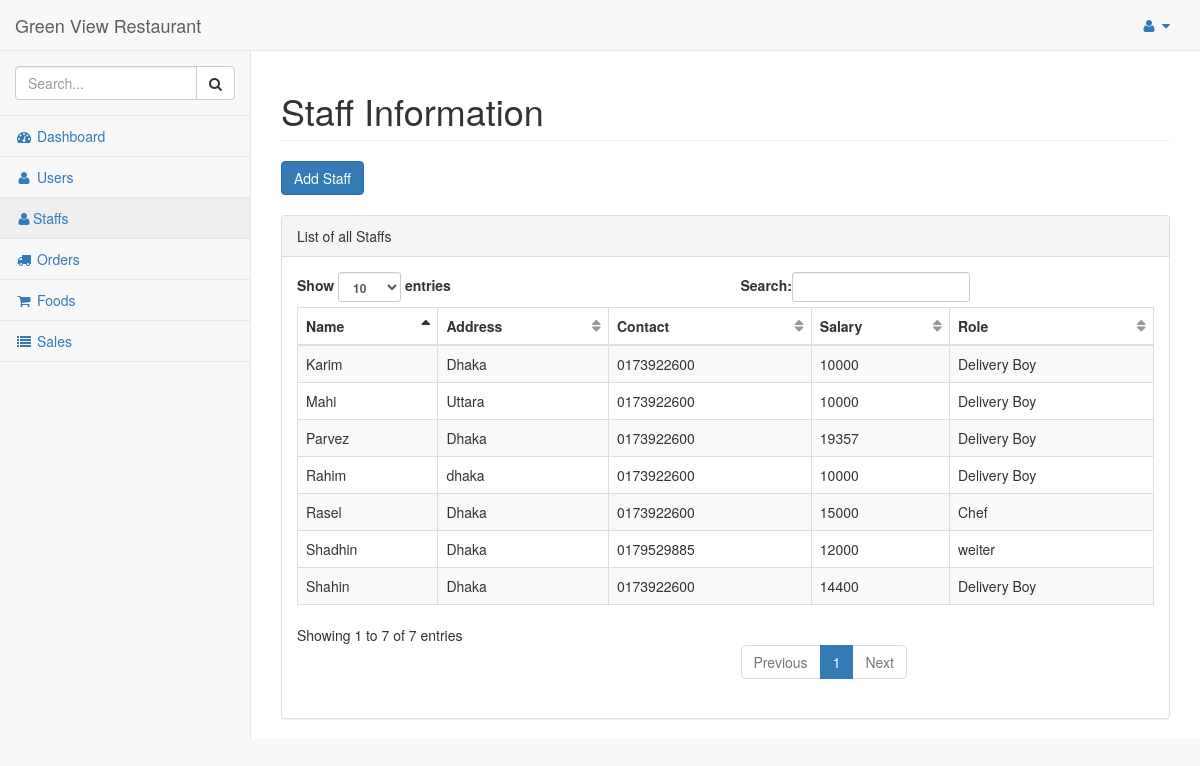
The app's page /dashboard/admin/staff/ (signed in) with its own data.
### hotel/models.py (models this page shows, shortened)
class Staff(models.Model):
    weiter = 'weiter'
    deliveryboy = 'Delivery Boy'
    chef = 'Chef'
    ROLES = (
        (weiter, weiter),
        (chef, chef),
        (deliveryboy, deliveryboy),
    )
    staff_name = models.CharField(max_length=255)
    address = models.TextField()
    contact = models.CharField(max_length=10)
    email = models.EmailField(max_length=255)
    salary = models.IntegerField()
    role = models.CharField(max_length=30, choices=ROLES)

### hotel/views.py (the view)
# urls.py: url(r'^dashboard/admin/staff/$', StaffAdmin.as_view(), name='staff_admin'),
class StaffAdmin(LoginRequiredMixin, TemplateView):
    model = Staff
    template_name = 'admin_temp/staff.html'
    def get_context_data(self, **kwargs):
        context = super(StaffAdmin, self).get_context_data(**kwargs)
        context['staffs'] = Staff.objects.all() #.order_by('id')[:5]
        return context

### hotel/templates/admin_temp/staff.html (shortened to what this page needs)
{% load static %}
{% include "includes/base.html" %}
{% block main %}
        <div id="page-wrapper">
            <div class="row">
                <div class="col-lg-12">
                    <h1 class="page-header">Staff Information</h1>
                    <a href="{% url 'hotel:add_staff' %}" class="btn btn-primary">Add Staff</a>
                </div>
            </div>
            <br/>
            <div class="row">
                <div class="col-lg-12">
                    <div class="panel panel-default">
                        <div class="panel-heading">
                            List of all Staffs
                        </div>
                        <div class="panel-body">
                            <table width="100%" class="table table-striped table-bordered table-hover" id="dataTables-example">
                                <thead>
                                    <tr>
                                        <th>Name</th>
                                        <th>Address</th>
                                        <th>Contact</th>
                                        <th>Salary</th>
                                        <th>Role</th>
                                    </tr>
                                </thead>
                                <tbody>
                                    {% for staff in staffs %}
                                    <tr>
                                        <td>{{staff.staff_name}}</td>
                                        <td>{{staff.address}}</td>
                                        <td>{{staff.contact}}</td>
                                        <td>{{staff.salary}}</td>
                                        <td>{{staff.role}}</td>
                                    </tr>
                                    {%  endfor %}
                                </tbody>
                            </table>
                        </div>
                    </div>
                </div>
            </div>
        </div>
{% endblock %}

### records on screen
Staff: staff_name "Rahim", address "dhaka", contact "0173922600", salary "10000", role "Delivery Boy"
Staff: staff_name "Karim", address "Dhaka", contact "0173922600", salary "10000", role "Delivery Boy"
Staff: staff_name "Rasel", address "Dhaka", contact "0173922600", salary "15000", role "Chef"
Staff: staff_name "Parvez", address "Dhaka", contact "0173922600", salary "19357", role "Delivery Boy"
Staff: staff_name "Shahin", address "Dhaka", contact "0173922600", salary "14400", role "Delivery Boy"
Staff: staff_name "Shadhin", address "Dhaka", contact "0179529885", salary "12000", role "weiter"
Staff: staff_name "Mahi", address "Uttara", contact "0173922600", salary "10000", role "Delivery Boy"
